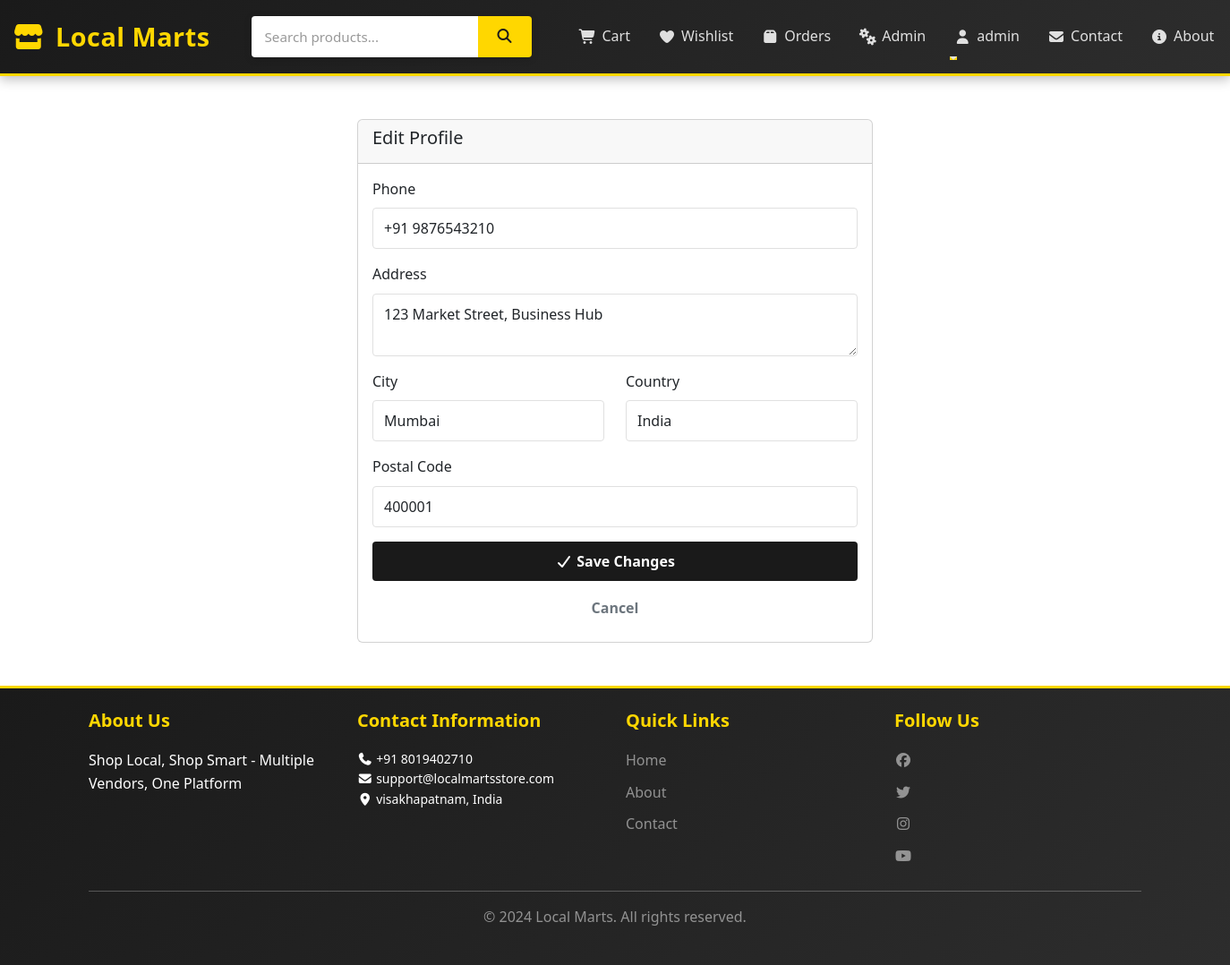
The app's page /profile/edit (signed in) with its own data.
### app/models.py (models this page shows, shortened)
class User(UserMixin, db.Model):
    id = db.Column(db.Integer, primary_key=True)
    username = db.Column(db.String(80), unique=True, nullable=False)
    email = db.Column(db.String(120), unique=True, nullable=False)
    password_hash = db.Column(db.String(200), nullable=False)
    phone = db.Column(db.String(20))
    address = db.Column(db.Text)
    city = db.Column(db.String(50))
    country = db.Column(db.String(50))
    postal_code = db.Column(db.String(10))
    user_type = db.Column(db.String(20), default='buyer')  # buyer or seller
    is_admin = db.Column(db.Boolean, default=False)
    created_at = db.Column(db.DateTime, default=datetime.utcnow)
    orders = db.relationship('Order', backref='user', lazy=True, cascade='all, delete-orphan')
    cart_items = db.relationship('CartItem', backref='user', lazy=True, cascade='all, delete-orphan')
    wishlist_items = db.relationship('Wishlist', backref='user', lazy=True, cascade='all, delete-orphan')
    reviews = db.relationship('Review', backref='user', lazy=True, cascade='all, delete-orphan')

class Settings(db.Model):
    id = db.Column(db.Integer, primary_key=True)
    site_name = db.Column(db.String(200), default='Local Marts')
    tagline = db.Column(db.String(300), default='Shop Local, Shop Smart')
    contact_email = db.Column(db.String(120))
    contact_phone = db.Column(db.String(20))
    contact_address = db.Column(db.Text)
    contact_city = db.Column(db.String(100))
    contact_country = db.Column(db.String(100))
    contact_postal_code = db.Column(db.String(20))
    whatsapp_number = db.Column(db.String(20))
    map_url = db.Column(db.String(500))
    about_us = db.Column(db.Text)
    privacy_policy = db.Column(db.Text)
    terms_conditions = db.Column(db.Text)
    return_policy = db.Column(db.Text)
    shipping_policy = db.Column(db.Text)
    facebook_url = db.Column(db.String(300))
    instagram_url = db.Column(db.String(300))
    twitter_url = db.Column(db.String(300))
    linkedin_url = db.Column(db.String(300))
    youtube_url = db.Column(db.String(300))
    updated_at = db.Column(db.DateTime, default=datetime.utcnow, onupdate=datetime.utcnow)

### app/run.py (the view, shortened to what this page needs)
@app.route('/profile/edit', methods=['GET', 'POST'])
@login_required
def edit_profile():
    return render_template('edit_profile.html')

### app/run.py (called while the page is built)
@login_manager.user_loader
def load_user(user_id):
    return User.query.get(int(user_id))

@app.context_processor
def inject_settings():
    settings = Settings.query.first()
    return {'settings': settings}

### app/templates/edit_profile.html (shortened to what this page needs)
{% extends "base.html" %}
{% block content %}
<div class="container my-5">
    <div class="row justify-content-center">
        <div class="col-md-6">
            <div class="card">
                <div class="card-header">
                    <h5>Edit Profile</h5>
                </div>
                <div class="card-body">
                    <form method="post">
                        <div class="mb-3">
                            <label class="form-label">Phone</label>
                            <input type="tel" class="form-control" name="phone" value="{{ current_user.phone or '' }}">
                        </div>
                        <div class="mb-3">
                            <label class="form-label">Address</label>
                            <textarea class="form-control" name="address" rows="2">{{ current_user.address or '' }}</textarea>
                        </div>
                        <div class="row">
                            <div class="col-md-6 mb-3">
                                <label class="form-label">City</label>
                                <input type="text" class="form-control" name="city" value="{{ current_user.city or '' }}">
                            </div>
                            <div class="col-md-6 mb-3">
                                <label class="form-label">Country</label>
                                <input type="text" class="form-control" name="country" value="{{ current_user.country or '' }}">
                            </div>
                        </div>
                        <div class="mb-3">
                            <label class="form-label">Postal Code</label>
                            <input type="text" class="form-control" name="postal_code" value="{{ current_user.postal_code or '' }}">
                        </div>
                        <button type="submit" class="btn btn-primary w-100">
                            <i class="fas fa-check"></i> Save Changes
                        </button>
                        <a href="{{ url_for('profile') }}" class="btn btn-outline-secondary w-100 mt-2">
                            Cancel
                        </a>
                    </form>
                </div>
            </div>
        </div>
    </div>
</div>
{% endblock %}

### app/templates/base.html (shortened to what this page needs)
<!DOCTYPE html>
<html lang="en">
<head>
    <link href="https://cdn.jsdelivr.net/npm/bootstrap@5.3.0/dist/css/bootstrap.min.css" rel="stylesheet">
    <link rel="stylesheet" href="https://cdnjs.cloudflare.com/ajax/libs/font-awesome/7.0.1/css/all.min.css">
    <link rel="stylesheet" href="{{ url_for('static', filename='css/style.css') }}">
</head>
<body>
    <nav class="navbar navbar-expand-lg navbar-dark bg-dark sticky-top navbar-custom">
        <div class="container-fluid">
            <a class="navbar-brand" href="{{ url_for('index') }}">
                <i class="fas fa-store"></i> Local Marts
            </a>
            <div class="search-box">
                <form method="get" action="{{ url_for('index') }}">
                    <input type="text" name="search" placeholder="Search products..." value="{{ search or '' }}">
                    <button type="submit"><i class="fas fa-search"></i></button>
                </form>
            </div>
            <div class="collapse navbar-collapse" id="navbarNav">
                <ul class="navbar-nav ms-auto">
                    {% if current_user.is_authenticated %}
                        <li class="nav-item">
                            <a class="nav-link" href="{{ url_for('cart') }}">
                                <i class="fas fa-shopping-cart"></i> Cart
                            </a>
                        </li>
                        <li class="nav-item">
                            <a class="nav-link" href="{{ url_for('wishlist') }}">
                                <i class="fas fa-heart"></i> Wishlist
                            </a>
                        </li>
                        <li class="nav-item">
                            <a class="nav-link" href="{{ url_for('orders') }}">
                                <i class="fas fa-box"></i> Orders
                            </a>
                        </li>
                        {% if current_user.id == 1 %}
                            <li class="nav-item">
                                <a class="nav-link" href="{{ url_for('admin_dashboard') }}">
                                    <i class="fas fa-cogs"></i> Admin
                                </a>
                            </li>
                        {% endif %}
                        <li class="nav-item dropdown">
                            <a class="nav-link dropdown-toggle" href="#" id="userDropdown" role="button" data-bs-toggle="dropdown">
                                <i class="fas fa-user"></i> {{ current_user.username }}
                            </a>
                        </li>
                    {% endif %}
                    <li class="nav-item">
                        <a class="nav-link" href="{{ url_for('contact') }}">
                            <i class="fas fa-envelope"></i> Contact
                        </a>
                    </li>
                    <li class="nav-item">
                        <a class="nav-link" href="{{ url_for('about') }}">
                            <i class="fas fa-info-circle"></i> About
                        </a>
                    </li>
                </ul>
            </div>
        </div>
    </nav>
    <main class="container-fluid">
        {% block content %}{% endblock %}
    </main>
    <footer class="bg-dark text-white mt-5 py-4">
        <div class="container">
            <div class="row">
                <div class="col-md-3">
                    <h5>About Us</h5>
                    <p>{{ settings.tagline if settings else 'Shop Local, Shop Smart' }}</p>
                </div>
                <div class="col-md-3">
                    <h5>Contact Information</h5>
                    <ul class="list-unstyled small">
                        {% if settings %}
                            <li><i class="fas fa-phone"></i> {{ settings.contact_phone }}</li>
                            <li><i class="fas fa-envelope"></i> {{ settings.contact_email }}</li>
                            <li><i class="fas fa-map-marker-alt"></i> {{ settings.contact_city }}, {{ settings.contact_country }}</li>
                        {% endif %}
                    </ul>
                </div>
                <div class="col-md-3">
                    <h5>Quick Links</h5>
                    <ul class="list-unstyled">
                        <li><a href="{{ url_for('index') }}" class="text-white-50">Home</a></li>
                        <li><a href="{{ url_for('about') }}" class="text-white-50">About</a></li>
                        <li><a href="{{ url_for('contact') }}" class="text-white-50">Contact</a></li>
                    </ul>
                </div>
                <div class="col-md-3">
                    <h5>Follow Us</h5>
                    <div class="social-links">
                        {% if settings and settings.facebook_url %}
                            <a href="{{ settings.facebook_url }}" target="_blank" class="text-white-50"><i class="fab fa-facebook"></i></a>
                        {% endif %}
                        {% if settings and settings.twitter_url %}
                            <a href="{{ settings.twitter_url }}" target="_blank" class="text-white-50"><i class="fab fa-twitter"></i></a>
                        {% endif %}
                        {% if settings and settings.instagram_url %}
                            <a href="{{ settings.instagram_url }}" target="_blank" class="text-white-50"><i class="fab fa-instagram"></i></a>
                        {% endif %}
                        {% if settings and settings.youtube_url %}
                            <a href="{{ settings.youtube_url }}" target="_blank" class="text-white-50"><i class="fab fa-youtube"></i></a>
                        {% endif %}
                    </div>
                </div>
            </div>
            <hr>
            <div class="text-center text-white-50">
                <p>&copy; 2024 Local Marts. All rights reserved.</p>
            </div>
        </div>
    </footer>
</body>
</html>

### app/static/css/style.css (style rules this page uses)
:root { --primary-black: #1a1a1a; --secondary-black: #2d2d2d; --accent-gold: #ffd700; --accent-light: #f0f0f0; --accent-dark: #0a0a0a; --text-primary: #1a1a1a; --text-light: #666666; --border-light: #e0e0e0; --success-color: #27ae60; --danger-color: #e74c3c; --warning-color: #f39c12; }
* { margin: 0; padding: 0; box-sizing: border-box; }
html, body { font-family: 'Segoe UI', Tahoma, Geneva, Verdana, sans-serif; background-color: #ffffff; color: var(--text-primary); line-height: 1.6; }
body { animation: fadeIn 0.6s ease-in; }
.navbar-custom { background: linear-gradient(135deg, var(--primary-black) 0%, var(--secondary-black) 100%); box-shadow: 0 4px 12px rgba(0, 0, 0, 0.25); padding: 0.8rem 0; border-bottom: 3px solid var(--accent-gold); animation: slideInDown 0.5s ease-out; }
.navbar-brand { font-size: 1.8rem; font-weight: 700; color: var(--accent-gold) !important; letter-spacing: 0.5px; display: flex; align-items: center; gap: 10px; animation: slideInLeft 0.6s ease-out; }
.navbar-brand i { font-size: 2rem; animation: flip 0.8s ease-out; }
.search-box { flex: 1; max-width: 500px; margin: 0 30px; animation: slideInDown 0.6s ease-out 0.1s both; }
.search-box form { display: flex; gap: 0; box-shadow: 0 2px 8px rgba(0, 0, 0, 0.15); border-radius: 4px; overflow: hidden; transition: all 0.3s ease; }
.search-box input { flex: 1; padding: 10px 15px; border: none; font-size: 0.95rem; background-color: white; transition: all 0.3s ease; }
.search-box input::placeholder { color: #999; }
.search-box button { background-color: var(--accent-gold); border: none; padding: 10px 20px; color: var(--primary-black); cursor: pointer; font-weight: 600; transition: all 0.3s ease; position: relative; overflow: hidden; }
.nav-link { color: #e0e0e0 !important; margin-left: 15px; font-weight: 500; transition: all 0.3s ease; display: flex; align-items: center; gap: 6px; position: relative; }
.nav-link::after { content: ''; position: absolute; bottom: -5px; left: 0; width: 0; height: 2px; background-color: var(--accent-gold); transition: width 0.3s ease; }
.container { max-width: 1200px; }
.btn { font-weight: 600; border-radius: 4px; padding: 10px 20px; transition: all 0.3s ease; border: none; position: relative; overflow: hidden; }
.btn::before { content: ''; position: absolute; top: 0; left: -100%; width: 100%; height: 100%; background: rgba(255, 255, 255, 0.2); transition: left 0.5s ease; z-index: 1; }
.btn-primary { background-color: var(--primary-black); color: white; }
.form-control, .form-select { border: 1px solid var(--border-light); border-radius: 4px; padding: 10px 12px; transition: all 0.3s ease; }
.form-control::placeholder { color: #999; }
footer { background: linear-gradient(135deg, var(--primary-black) 0%, var(--secondary-black) 100%); color: #e0e0e0; padding: 50px 0 20px 0; margin-top: 60px; border-top: 3px solid var(--accent-gold); animation: slideInUp 0.7s ease-out; }
footer h5 { color: var(--accent-gold); font-weight: 700; margin-bottom: 20px; animation: slideInLeft 0.6s ease-out; }
footer a { color: #b0b0b0; text-decoration: none; transition: all 0.3s ease; display: block; margin-bottom: 10px; }
.row > div:nth-child(1) { animation-delay: 0.05s; }
.row > div:nth-child(2) { animation-delay: 0.1s; }
.row > div:nth-child(3) { animation-delay: 0.15s; }
.row > div:nth-child(4) { animation-delay: 0.2s; }

### records on screen
User: username "admin", phone "+91 9876543210", address "123 Market Street, Business Hub", city "Mumbai", country "India", postal_code "400001"
Settings: tagline "Shop Local, Shop Smart - Multiple Vendors, One Platform", contact_phone "+91 8019402710", contact_email "support@localmartsstore.com", contact_city "visakhapatnam", contact_country "India"
